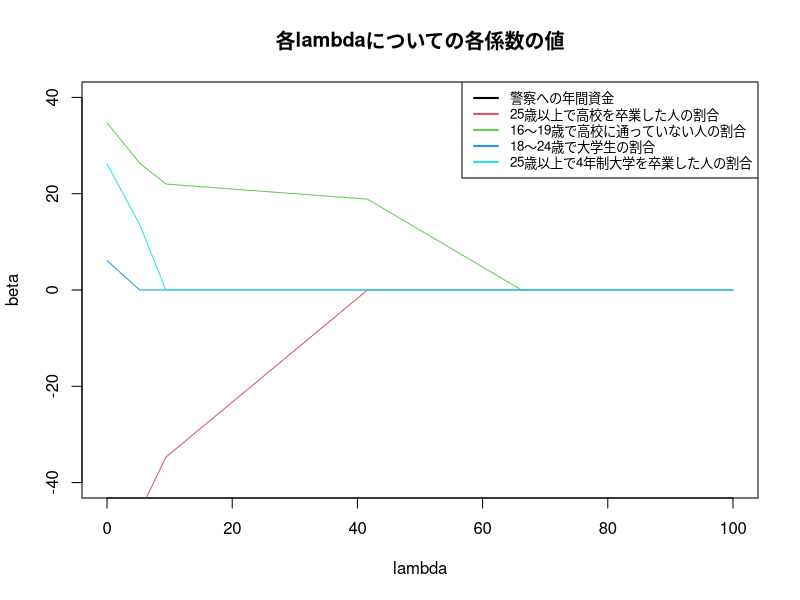

The R script that drew this image:
# Clear environment
rm(list = ls())

# Setting Japanese font (for MacOSX)
# par(family= "HiraKakuProN-W3")

# Chapter5 e.g.50
# Lassoの実装。
# 今回の実装では、正規化した説明変数値に対するbetaを計算しており、
# 正規化前の説明変数値にbetaを適合させる処理は行っていない。
# 本来なら、最後の処理としてbeta値を正規化前説明変数の標準偏差で割る必要がある。
soft_th <- function(lambda, x) { # テキスト中のS_lambda(x)関数の実装。
  sign(x) * pmax(abs(x) - lambda, 0) # sign()は、引数の符号を返す。pmax()は、2つの引数のうち（符号も加味して）大きい方を返す。
}
lasso <- function(X, y, lambda = 0) {
  X <- as.matrix(X) # データフレーム型を行列型に変換。
  X <- scale(X) # 行列Xの各列を正規化。（平均0、分散1に変換）
  p <- ncol(X)
  n <- length(y)
  X_bar <- array(dim = p)
  for (j in 1:p) {
    X_bar[j] <- mean(X[, j])
    X[, j] <- X[, j] - X_bar[j] # 行列Xの各列よりそれぞれの平均値を引いているが、Xは正規化済みなのでここでは意味のない処理。
  }
  y_bar <- mean(y)
  y <- y - y_bar # 応答変数yを中心化。
  eps <- 1 # 旧betaと新betaの差値（Lassoの収束判定に用いる）
  beta <- array(0, dim = p) # 新beta
  beta_old <- array(0, dim = p) # 旧beta
  while (eps > 0.001) { # betaの更新前後の差が0.001を切ったら終了
    for (j in 1:p) {
      r <- y - X[, -j] %*% beta[-j] # テキスト中のr_i,jに相当する変数
      beta[j] <- soft_th(lambda, sum(r * X[, j]) / n) # Lasso処理
    }
    eps <- max(abs(beta - beta_old))
    beta_old <- beta
  }
  beta_0 <- y_bar - sum(X_bar * beta)
  return(list(beta = beta, beta_0 = beta_0))
}

# Crimeデータを用いてLassoを実行。
df <- read.table("crime.txt")
x <- df[, 3:7]
y <- df[, 1]
p <- ncol(x)
lambda_seq <- seq(0, 100, 0.1)
coef_seq <- lambda_seq
plot(lambda_seq, coef_seq,
     xlim = c(0, 100), ylim = c(-40, 40),
     xlab = "lambda", ylab = "beta",
     main = "各lambdaについての各係数の値",
     type = "n",
     col = "red")
for (j in 1:p) {
  coef_seq <- NULL
  for (lambda in lambda_seq) {
    coef_seq <- c(coef_seq, lasso(x, y, lambda)$beta[j])
  }
  par(new = TRUE)
  lines(lambda_seq, coef_seq, col = j)
}
legend("topright", 
       legend = c("警察への年間資金", 
                  "25歳以上で高校を卒業した人の割合",
                  "16～19歳で高校に通っていない人の割合", 
                  "18～24歳で大学生の割合",
                  "25歳以上で4年制大学を卒業した人の割合"),
       col = 1:p,
       lwd = 2,
       cex = 0.8)
